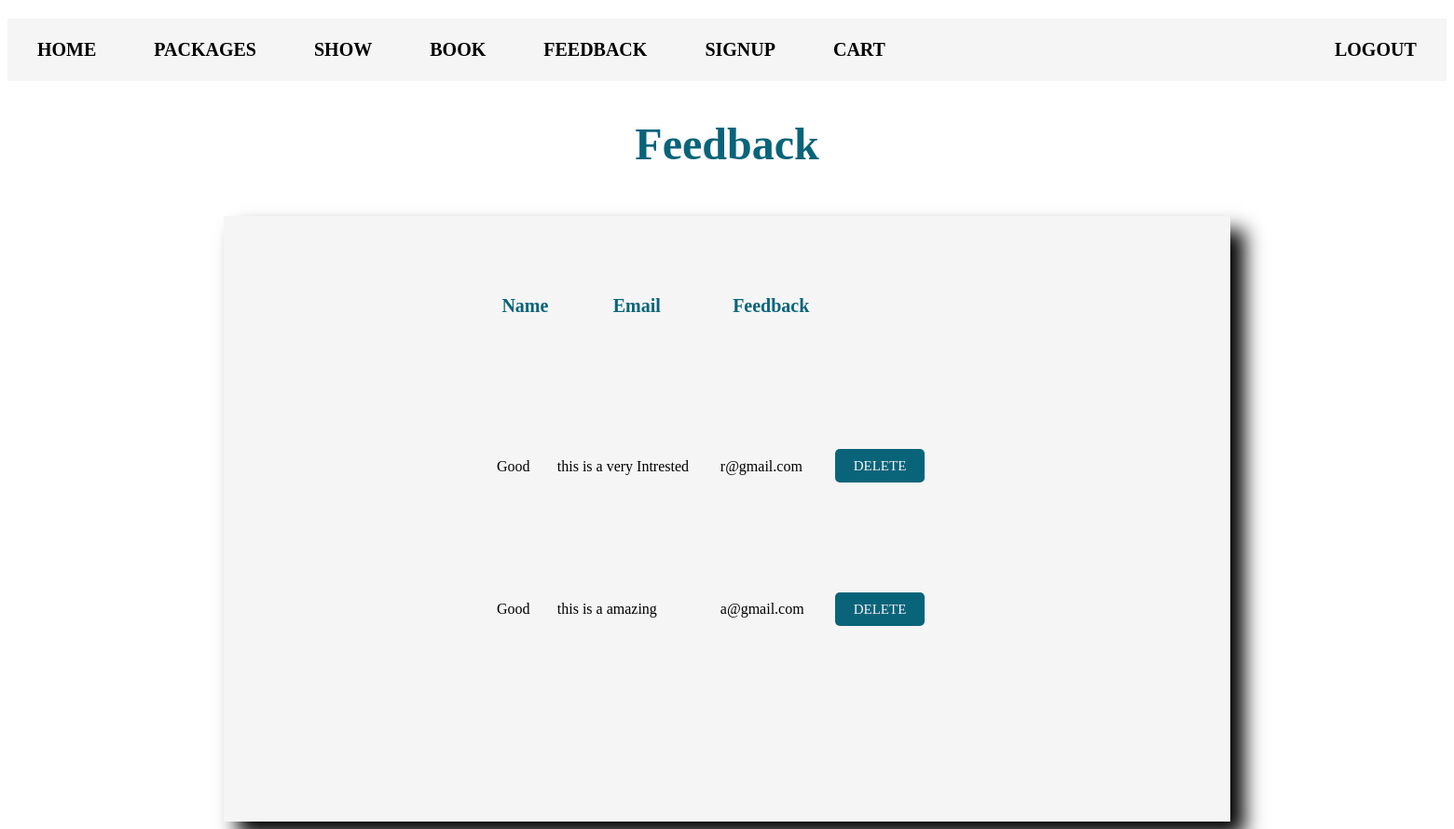
Screenshot of /admin/feedback.php (signed in) with the database file from the repository.
### tables this page shows
CREATE TABLE `feedback` (
  `id` int(10) NOT NULL,
  `rate` varchar(200) NOT NULL,
  `extra` varchar(200) NOT NULL,
  `email` varchar(100) NOT NULL
);

### admin/feedback.php (the view, shortened to what this page needs)
<?php
    include('header.php');
	include('connect.php');
?>
<html>
	<head>
		<link rel="stylesheet" href="style.css">
	</head>
	<h2 align="center">Feedback</h2>
	<div class="container2">
    <table height=500 width=500 align="center">
	<tr class="ahead2">
		<th>Name</th>
		<th>Email</th>
		<th>Feedback</th>
		<th></th>
	</tr>
</html>
<?php
	$q=mysqli_query($cn,"select * from feedback");
	while($r=mysqli_fetch_array($q))
	{
		echo "<tr><td>".$r[1]."</td>
		<td>".$r[2]."</td>
		<td>".$r[3]."</td>
		<td><a href='feedbackdel.php?id=".$r[0]."' class='btn1'>DELETE</a></td>
		</tr>";
	}
?>

### admin/style.css (style rules this page uses)
.container2 { display: flex; height: 650px; width: 1080px; background-color: whitesmoke; margin: auto; margin-top: 50px; box-shadow: 15px 15px 20px black; }
.ahead2 { font-family: Cambria Math; font-size: 20px; font-weight: bold; color:#09647a; }
.btn1 { background-color: #09647a; color: whitesmoke; font-size: 15px; border-radius: 5px; padding: 10px 20px 10px 20px; margin: 10px 10px 10px 10px; cursor: pointer; border: none; text-decoration: none; }
h2 { font-size: 3rem; font-family: Cambria Math; margin: 40px; color: #09647a; }

### rows the page displays
feedback: rate "Good", extra "this is a very Intrested", email "r@gmail.com"
feedback: rate "Good", extra "this is a amazing", email "a@gmail.com"
